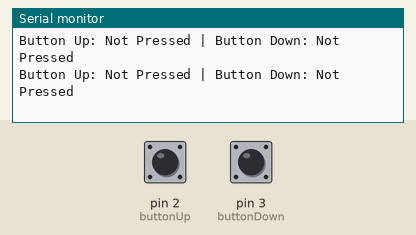
Recording of a sketch running on a simulated Arduino Uno, built with avr-gcc and run on an emulated ATmega328P. Shown: the last lines printed to the serial monitor. The test bench sets the inputs (shaded band); at power-on: pin 2 (buttonUp) LOW, pin 3 (buttonDown) LOW.

Above: at 2.8 s.
2.9 s: pin 2 (buttonUp) pulled HIGH for 1.2 s
At 3.8 s:
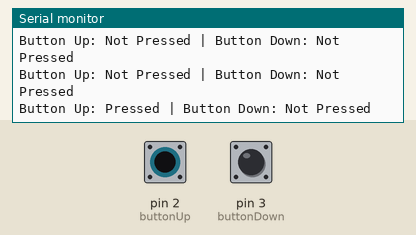
5.6 s: pin 3 (buttonDown) pulled HIGH for 1.2 s
At 6.8 s:
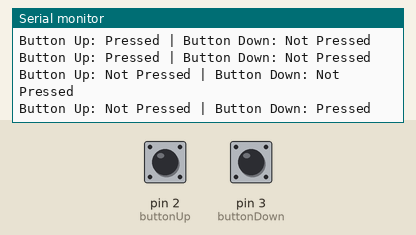
8.3 s: pin 2 (buttonUp) driven HIGH and pin 3 (buttonDown) driven HIGH
At 9.8 s:
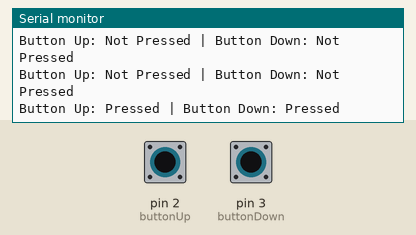

Measured:
- after the input at 2.9 s, the serial monitor: prints a new line after 0.10 s (image 1)
- after the input at 5.6 s, the serial monitor: prints a new line after 0.40 s (image 2)
- after the input at 8.3 s, the serial monitor: prints a new line after 0.70 s (image 3)

The sketch:

switches.ino
```cpp
// Pin Assignments
const int buttonUp = 2;         // Increase voltage setpoint
const int buttonDown = 3;       // Decrease voltage setpoint

void setup() {
    pinMode(buttonUp, INPUT);   // External 10K pull-down resistor required
    pinMode(buttonDown, INPUT); // External 10K pull-down resistor required
    Serial.begin(9600);  // Initialize Serial Monitor
}

void loop() {
    // Read button states
    int button1State = digitalRead(buttonUp);
    int button2State = digitalRead(buttonDown);

    // Print button states to Serial Monitor
    Serial.print("Button Up: ");
    Serial.print(button1State == HIGH ? "Pressed" : "Not Pressed");

    Serial.print(" | Button Down: ");
    Serial.println(button2State == HIGH ? "Pressed" : "Not Pressed");

    delay(1000);  // Small delay for readability
}
```
